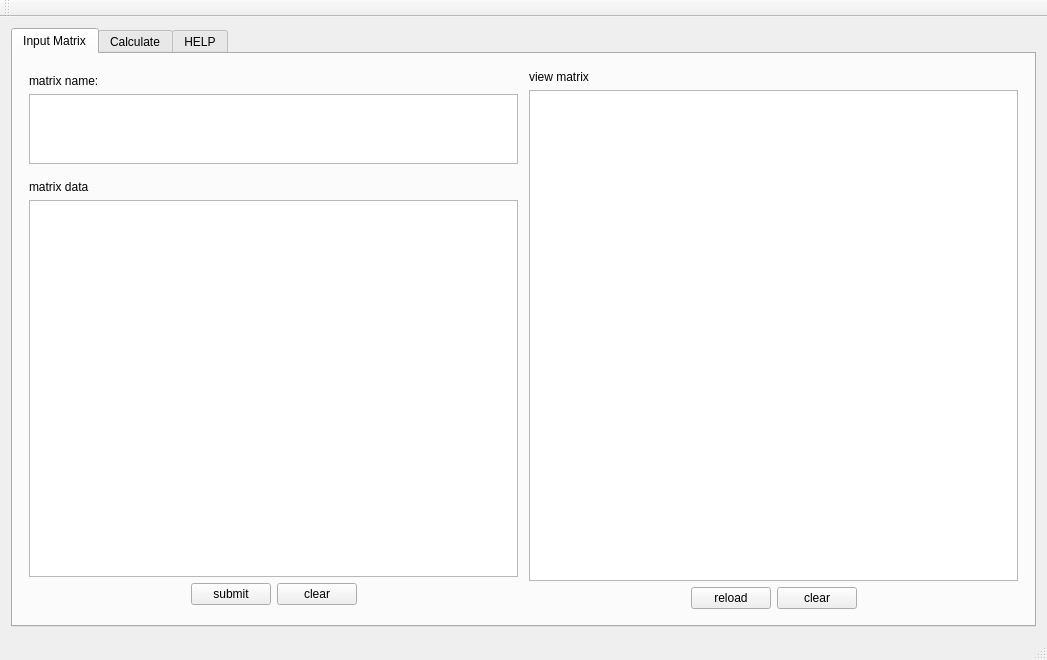
<?xml version="1.0" encoding="UTF-8"?>
<ui version="4.0">
 <class>MainWindow</class>
 <widget class="QMainWindow" name="MainWindow">
  <property name="geometry">
   <rect>
    <x>0</x>
    <y>0</y>
    <width>1047</width>
    <height>660</height>
   </rect>
  </property>
  <property name="windowTitle">
   <string>MatrixCalculator</string>
  </property>
  <property name="styleSheet">
   <string notr="true"/>
  </property>
  <widget class="QWidget" name="centralWidget">
   <layout class="QGridLayout" name="gridLayout">
    <item row="0" column="0">
     <widget class="QTabWidget" name="PageWidget">
      <property name="sizePolicy">
       <sizepolicy hsizetype="Expanding" vsizetype="Expanding">
        <horstretch>0</horstretch>
        <verstretch>0</verstretch>
       </sizepolicy>
      </property>
      <property name="layoutDirection">
       <enum>Qt::LeftToRight</enum>
      </property>
      <property name="autoFillBackground">
       <bool>true</bool>
      </property>
      <property name="styleSheet">
       <string notr="true"/>
      </property>
      <property name="currentIndex">
       <number>0</number>
      </property>
      <widget class="QWidget" name="MatrixInputPage">
       <attribute name="title">
        <string>Input Matrix</string>
       </attribute>
       <layout class="QHBoxLayout" name="horizontalLayout" stretch="1,100,1,100,1">
        <item>
         <spacer name="horizontalSpacer">
          <property name="orientation">
           <enum>Qt::Horizontal</enum>
          </property>
          <property name="sizeHint" stdset="0">
           <size>
            <width>40</width>
            <height>20</height>
           </size>
          </property>
         </spacer>
        </item>
        <item>
         <layout class="QVBoxLayout" name="verticalLayout" stretch="5,0,1,5,0,200,20,5">
          <item>
           <spacer name="verticalSpacer_2">
            <property name="orientation">
             <enum>Qt::Vertical</enum>
            </property>
            <property name="sizeHint" stdset="0">
             <size>
              <width>20</width>
              <height>40</height>
             </size>
            </property>
           </spacer>
          </item>
          <item>
           <widget class="QLabel" name="label_2">
            <property name="text">
             <string>matrix name:</string>
            </property>
           </widget>
          </item>
          <item>
           <widget class="QPlainTextEdit" name="MatrixName"/>
          </item>
          <item>
           <spacer name="verticalSpacer">
            <property name="orientation">
             <enum>Qt::Vertical</enum>
            </property>
            <property name="sizeHint" stdset="0">
             <size>
              <width>20</width>
              <height>40</height>
             </size>
            </property>
           </spacer>
          </item>
          <item>
           <widget class="QLabel" name="label_4">
            <property name="text">
             <string>matrix data</string>
            </property>
           </widget>
          </item>
          <item>
           <widget class="QPlainTextEdit" name="MatrixInput"/>
          </item>
          <item>
           <layout class="QHBoxLayout" name="horizontalLayout_2">
            <item>
             <spacer name="horizontalSpacer_4">
              <property name="orientation">
               <enum>Qt::Horizontal</enum>
              </property>
              <property name="sizeHint" stdset="0">
               <size>
                <width>40</width>
                <height>20</height>
               </size>
              </property>
             </spacer>
            </item>
            <item>
             <widget class="QPushButton" name="submit_btn">
              <property name="text">
               <string>submit</string>
              </property>
             </widget>
            </item>
            <item>
             <widget class="QPushButton" name="clear_btn">
              <property name="text">
               <string>clear</string>
              </property>
             </widget>
            </item>
            <item>
             <spacer name="horizontalSpacer_5">
              <property name="orientation">
               <enum>Qt::Horizontal</enum>
              </property>
              <property name="sizeHint" stdset="0">
               <size>
                <width>40</width>
                <height>20</height>
               </size>
              </property>
             </spacer>
            </item>
           </layout>
          </item>
          <item>
           <spacer name="verticalSpacer_3">
            <property name="orientation">
             <enum>Qt::Vertical</enum>
            </property>
            <property name="sizeHint" stdset="0">
             <size>
              <width>20</width>
              <height>40</height>
             </size>
            </property>
           </spacer>
          </item>
         </layout>
        </item>
        <item>
         <spacer name="horizontalSpacer_2">
          <property name="orientation">
           <enum>Qt::Horizontal</enum>
          </property>
          <property name="sizeHint" stdset="0">
           <size>
            <width>40</width>
            <height>20</height>
           </size>
          </property>
         </spacer>
        </item>
        <item>
         <layout class="QVBoxLayout" name="verticalLayout_2" stretch="1,0,100,0,1">
          <item>
           <spacer name="verticalSpacer_4">
            <property name="orientation">
             <enum>Qt::Vertical</enum>
            </property>
            <property name="sizeHint" stdset="0">
             <size>
              <width>20</width>
              <height>40</height>
             </size>
            </property>
           </spacer>
          </item>
          <item>
           <widget class="QLabel" name="label_3">
            <property name="text">
             <string>view matrix</string>
            </property>
           </widget>
          </item>
          <item>
           <widget class="QTextBrowser" name="MatrixSave"/>
          </item>
          <item>
           <layout class="QHBoxLayout" name="horizontalLayout_5">
            <item>
             <spacer name="horizontalSpacer_11">
              <property name="orientation">
               <enum>Qt::Horizontal</enum>
              </property>
              <property name="sizeHint" stdset="0">
               <size>
                <width>40</width>
                <height>20</height>
               </size>
              </property>
             </spacer>
            </item>
            <item>
             <widget class="QPushButton" name="reload_btn">
              <property name="text">
               <string>reload</string>
              </property>
             </widget>
            </item>
            <item>
             <widget class="QPushButton" name="view_clear_btn">
              <property name="text">
               <string>clear</string>
              </property>
             </widget>
            </item>
            <item>
             <spacer name="horizontalSpacer_12">
              <property name="orientation">
               <enum>Qt::Horizontal</enum>
              </property>
              <property name="sizeHint" stdset="0">
               <size>
                <width>40</width>
                <height>20</height>
               </size>
              </property>
             </spacer>
            </item>
           </layout>
          </item>
          <item>
           <spacer name="verticalSpacer_5">
            <property name="orientation">
             <enum>Qt::Vertical</enum>
            </property>
            <property name="sizeHint" stdset="0">
             <size>
              <width>20</width>
              <height>40</height>
             </size>
            </property>
           </spacer>
          </item>
         </layout>
        </item>
        <item>
         <spacer name="horizontalSpacer_3">
          <property name="orientation">
           <enum>Qt::Horizontal</enum>
          </property>
          <property name="sizeHint" stdset="0">
           <size>
            <width>40</width>
            <height>20</height>
           </size>
          </property>
         </spacer>
        </item>
       </layout>
      </widget>
      <widget class="QWidget" name="CalculatePage">
       <attribute name="title">
        <string>Calculate</string>
       </attribute>
       <layout class="QVBoxLayout" name="verticalLayout_5" stretch="1,100,1">
        <item>
         <spacer name="verticalSpacer_6">
          <property name="orientation">
           <enum>Qt::Vertical</enum>
          </property>
          <property name="sizeHint" stdset="0">
           <size>
            <width>20</width>
            <height>0</height>
           </size>
          </property>
         </spacer>
        </item>
        <item>
         <layout class="QHBoxLayout" name="horizontalLayout_4" stretch="1,100,1,100,1">
          <item>
           <spacer name="horizontalSpacer_8">
            <property name="orientation">
             <enum>Qt::Horizontal</enum>
            </property>
            <property name="sizeHint" stdset="0">
             <size>
              <width>40</width>
              <height>20</height>
             </size>
            </property>
           </spacer>
          </item>
          <item>
           <layout class="QVBoxLayout" name="verticalLayout_3">
            <item>
             <widget class="QLabel" name="label_5">
              <property name="text">
               <string>input:</string>
              </property>
             </widget>
            </item>
            <item>
             <widget class="QPlainTextEdit" name="CalInput"/>
            </item>
            <item>
             <layout class="QHBoxLayout" name="horizontalLayout_3">
              <item>
               <spacer name="horizontalSpacer_6">
                <property name="orientation">
                 <enum>Qt::Horizontal</enum>
                </property>
                <property name="sizeHint" stdset="0">
                 <size>
                  <width>40</width>
                  <height>20</height>
                 </size>
                </property>
               </spacer>
              </item>
              <item>
               <widget class="QPushButton" name="pushButton">
                <property name="text">
                 <string>submit</string>
                </property>
               </widget>
              </item>
              <item>
               <widget class="QPushButton" name="cal_clear_btn1">
                <property name="text">
                 <string>clear</string>
                </property>
               </widget>
              </item>
              <item>
               <spacer name="horizontalSpacer_7">
                <property name="orientation">
                 <enum>Qt::Horizontal</enum>
                </property>
                <property name="sizeHint" stdset="0">
                 <size>
                  <width>40</width>
                  <height>20</height>
                 </size>
                </property>
               </spacer>
              </item>
             </layout>
            </item>
           </layout>
          </item>
          <item>
           <spacer name="horizontalSpacer_9">
            <property name="orientation">
             <enum>Qt::Horizontal</enum>
            </property>
            <property name="sizeHint" stdset="0">
             <size>
              <width>40</width>
              <height>20</height>
             </size>
            </property>
           </spacer>
          </item>
          <item>
           <layout class="QVBoxLayout" name="verticalLayout_4">
            <item>
             <widget class="QLabel" name="label">
              <property name="text">
               <string>answer:</string>
              </property>
             </widget>
            </item>
            <item>
             <widget class="QTextBrowser" name="AnswerOutput"/>
            </item>
            <item>
             <layout class="QHBoxLayout" name="horizontalLayout_6">
              <item>
               <spacer name="horizontalSpacer_13">
                <property name="orientation">
                 <enum>Qt::Horizontal</enum>
                </property>
                <property name="sizeHint" stdset="0">
                 <size>
                  <width>40</width>
                  <height>20</height>
                 </size>
                </property>
               </spacer>
              </item>
              <item>
               <widget class="QPushButton" name="cal_clear_btn2">
                <property name="text">
                 <string>clear</string>
                </property>
               </widget>
              </item>
              <item>
               <spacer name="horizontalSpacer_14">
                <property name="orientation">
                 <enum>Qt::Horizontal</enum>
                </property>
                <property name="sizeHint" stdset="0">
                 <size>
                  <width>40</width>
                  <height>20</height>
                 </size>
                </property>
               </spacer>
              </item>
             </layout>
            </item>
           </layout>
          </item>
          <item>
           <spacer name="horizontalSpacer_10">
            <property name="orientation">
             <enum>Qt::Horizontal</enum>
            </property>
            <property name="sizeHint" stdset="0">
             <size>
              <width>40</width>
              <height>20</height>
             </size>
            </property>
           </spacer>
          </item>
         </layout>
        </item>
        <item>
         <spacer name="verticalSpacer_7">
          <property name="orientation">
           <enum>Qt::Vertical</enum>
          </property>
          <property name="sizeHint" stdset="0">
           <size>
            <width>20</width>
            <height>0</height>
           </size>
          </property>
         </spacer>
        </item>
       </layout>
      </widget>
      <widget class="QWidget" name="HELP">
       <attribute name="title">
        <string>HELP</string>
       </attribute>
       <layout class="QGridLayout" name="gridLayout_2">
        <item row="0" column="0">
         <widget class="QTextBrowser" name="Help"/>
        </item>
       </layout>
      </widget>
     </widget>
    </item>
   </layout>
  </widget>
  <widget class="QMenuBar" name="menuBar">
   <property name="geometry">
    <rect>
     <x>0</x>
     <y>0</y>
     <width>1047</width>
     <height>26</height>
    </rect>
   </property>
  </widget>
  <widget class="QToolBar" name="mainToolBar">
   <attribute name="toolBarArea">
    <enum>TopToolBarArea</enum>
   </attribute>
   <attribute name="toolBarBreak">
    <bool>false</bool>
   </attribute>
  </widget>
  <widget class="QStatusBar" name="statusBar"/>
 </widget>
 <layoutdefault spacing="6" margin="11"/>
 <resources/>
 <connections/>
</ui>
